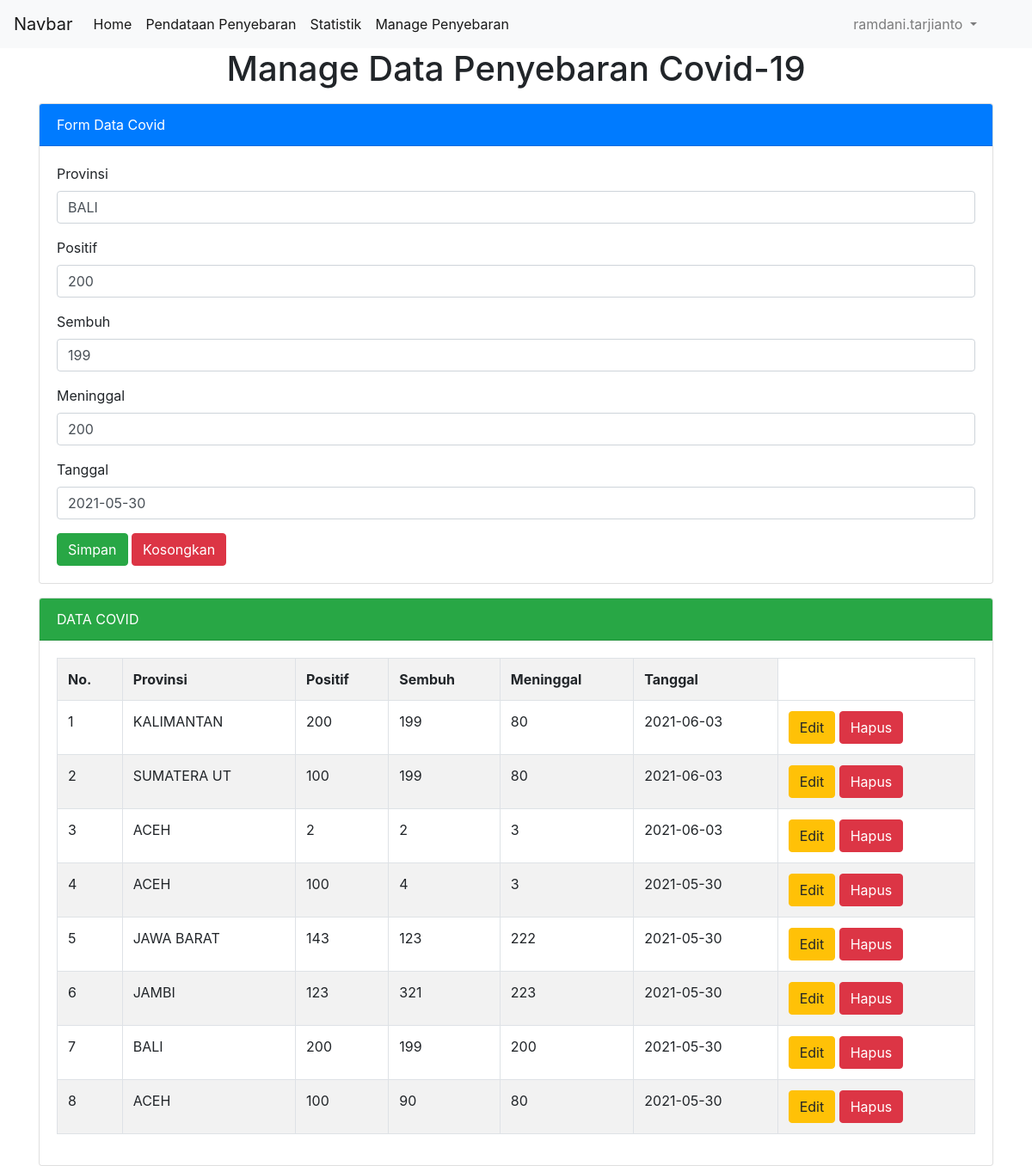
Page /manage.php?hal=edit&id=2 (signed in) on the committed database.
### tables this page shows
CREATE TABLE `data_covid` (
  `id` int(11) NOT NULL,
  `provinsi` varchar(11) NOT NULL,
  `positif` int(11) NOT NULL,
  `sembuh` int(11) NOT NULL,
  `meninggal` int(11) NOT NULL,
  `tanggal` date NOT NULL DEFAULT current_timestamp()
);

### manage.php (the view, shortened to what this page needs)
<?php
	$server = "localhost";
	$user = "root";
	$pass = "";
	$database = "projek";
	$koneksi = mysqli_connect($server, $user, $pass, $database)or die (mysql_error($koneksi));
	if(isset($_GET['hal']))
	{
		if($_GET['hal'] == "edit")
		{
			$tampil = mysqli_query($koneksi, "SELECT * FROM data_covid WHERE id = '$_GET[id]' ");
			$data = mysqli_fetch_array($tampil);
			if($data)
			{
				$vprovinsi = $data['provinsi'];
				$vpositif = $data['positif'];
				$vsembuh = $data['sembuh'];
				$vmeninggal = $data['meninggal'];
				$vtanggal = $data['tanggal'];
			}
		}
	}
?>
<!DOCTYPE html>
<html>
<head>
	<link rel="stylesheet" type="text/css" href="css/bootstrap.min.css">
</head>
<body>
<nav class="navbar navbar-expand-lg navbar-light bg-light">
      <a class="navbar-brand" href="#">Navbar</a>
      <div class="collapse navbar-collapse" id="navbarSupportedContent">
          <ul class="navbar-nav mr-auto">
          <li class="nav-item active">
              <a class="nav-link" href="index.php">Home <span class="sr-only">(current)</span></a>
          </li>
          <li class="nav-item active">
              <a class="nav-link" href="index.php#pendataan">Pendataan Penyebaran<span class="sr-only">(current)</span></a>
          </li>
          <li class="nav-item active">
              <a class="nav-link" href="index.php#chartContainer">Statistik <span class="sr-only">(current)</span></a>
          </li>
          <?php
            if($_SESSION['akses'] == 'admin'){
                echo "<li class='nav-item active'><a class='nav-link' href='manage.php'>Manage Penyebaran <span class='sr-only'>(current)</span></a></li>";
            }
          ?>
          </ul>
          <form class="form-inline my-2 my-lg-0">
          <ul class="navbar-nav mr-auto">
              <li class="nav-item dropdown">
                  <a class="nav-link dropdown-toggle" href="#" id="navbarDropdown" role="button" data-toggle="dropdown" aria-haspopup="true" aria-expanded="false">
                  <?= $_SESSION['username']; ?>
                  </a>
              </li>
            <ul>
          </form>
      </div>
    </nav>
<div class="container">
	<h1 class="text-center"> Manage Data Penyebaran Covid-19 </h1>
	<div class="card mt-3">
	  <div class="card-header bg-primary text-white">
	    Form Data Covid
	  </div>
	  <div class="card-body">
	    <form method="post" action="">
	    	<div class="form-group">
	    		<label>Provinsi</label>
	    		<input type="text" name="tprovinsi" value="<?=@$vprovinsi?>" class="form-control" placeholder="Provinsi" required>
	    	</div>
	    	<div class="form-group">
	    		<label>Positif</label>
	    		<input type="text" name="tpositif" value="<?=@$vpositif?>" class="form-control" placeholder="Jumlah Positif" required>
	    	</div>
	    	<div class="form-group">
	    		<label>Sembuh</label>
	    		<input type="text" name="tsembuh" value="<?=@$vsembuh?>" class="form-control" placeholder="Jumlah Sembuh" required>
	    	</div>
	    	<div class="form-group">
	    		<label>Meninggal</label>
	    		<input type="text" name="tmeninggal" value="<?=@$vmeninggal?>" class="form-control" placeholder="Jumlah Meninggal" required>
	    	</div>
	    	<div class="form-group">
	    		<label>Tanggal</label>
	    		<input type="text" name="ttanggal" value="<?=@$vtanggal?>" class="form-control" placeholder="Tanggal" required>
	    	</div>
	    	<button type="submit" class="btn btn-success" name="bsimpan">Simpan</button>
	    	<button type="reset" class="btn btn-danger" name="breset">Kosongkan</button>
	    </form>
	  </div>
	</div>
	<div class="card mt-3">
	  <div class="card-header bg-success text-white">
	    DATA COVID
	  </div>
	  <div class="card-body">
	  	<table class="table table-bordered table-striped">
	  		<tr>
	  			<th>No.</th>
	  			<th>Provinsi</th>
	  			<th>Positif</th>
	  			<th>Sembuh</th>
	  			<th>Meninggal</th>
	  			<th>Tanggal</th>
	  		</tr>
	  		<?php
	  			$no = 1;
	  			$tampil = mysqli_query($koneksi, "SELECT * from data_covid order by id desc");
	  			while ($data = mysqli_fetch_array($tampil)) :
	  		?>
	  		<tr>
	  			<td><?=$no++?></td>
	  			<td><?=$data['provinsi']?></td>
	  			<td><?=$data['positif']?></td>
	  			<td><?=$data['sembuh']?></td>
	  			<td><?=$data['meninggal']?></td>
	  			<td><?=$data['tanggal']?></td>
	  			<td>
	  				<a href="manage.php?hal=edit&id=<?=$data['id']?>" class="btn btn-warning">Edit</a>
	  				<a href="manage.php?hal=hapus&id=<?=$data['id']?>"
	  					onclick ="return confirm('Apakah yakin ingin menghapus data ini?')" class="btn btn-danger">Hapus</a>
	  			</td>
	  		</tr>
	  	<?php endwhile; ?>
	  	</table>
	  </div>
	</div>
</div>
</body>
</html>

### rows in the picture
data_covid: tprovinsi "BALI", tpositif "200", tsembuh "199", tmeninggal "200", ttanggal "2021-05-30", provinsi "BALI", positif "200", sembuh "199", meninggal "200", tanggal "2021-05-30"
data_covid: provinsi "KALIMANTAN", positif "200", sembuh "199", meninggal "80", tanggal "2021-06-03"
data_covid: provinsi "SUMATERA UT", positif "100", sembuh "199", meninggal "80", tanggal "2021-06-03"
data_covid: provinsi "ACEH", positif "2", sembuh "2", meninggal "3", tanggal "2021-06-03"
data_covid: provinsi "ACEH", positif "100", sembuh "4", meninggal "3", tanggal "2021-05-30"
data_covid: provinsi "JAWA BARAT", positif "143", sembuh "123", meninggal "222", tanggal "2021-05-30"
data_covid: provinsi "JAMBI", positif "123", sembuh "321", meninggal "223", tanggal "2021-05-30"
data_covid: provinsi "ACEH", positif "100", sembuh "90", meninggal "80", tanggal "2021-05-30"

### other values in the picture
$_SESSION['username'] "ramdani.tarjianto"
